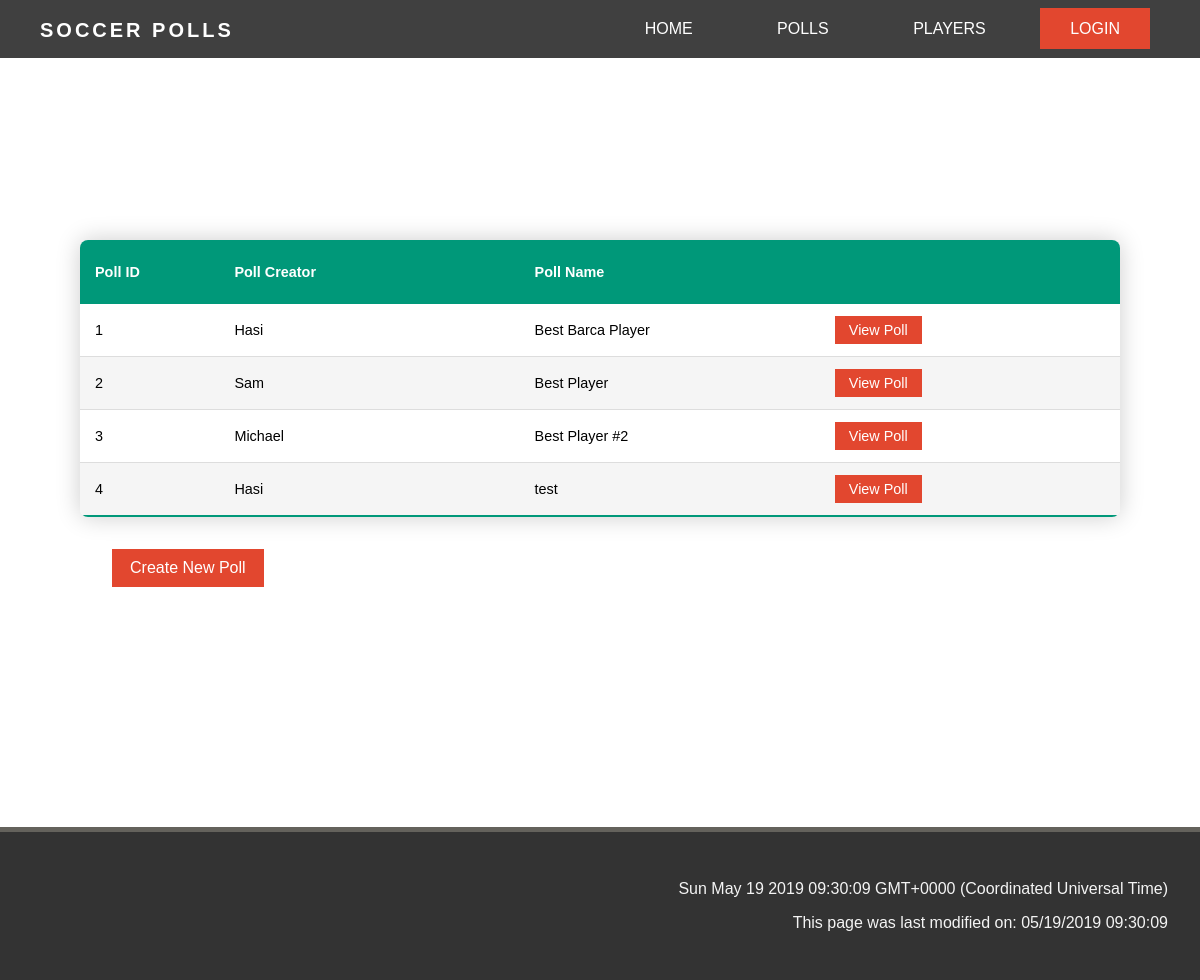
Before: /polllist with the older database file.
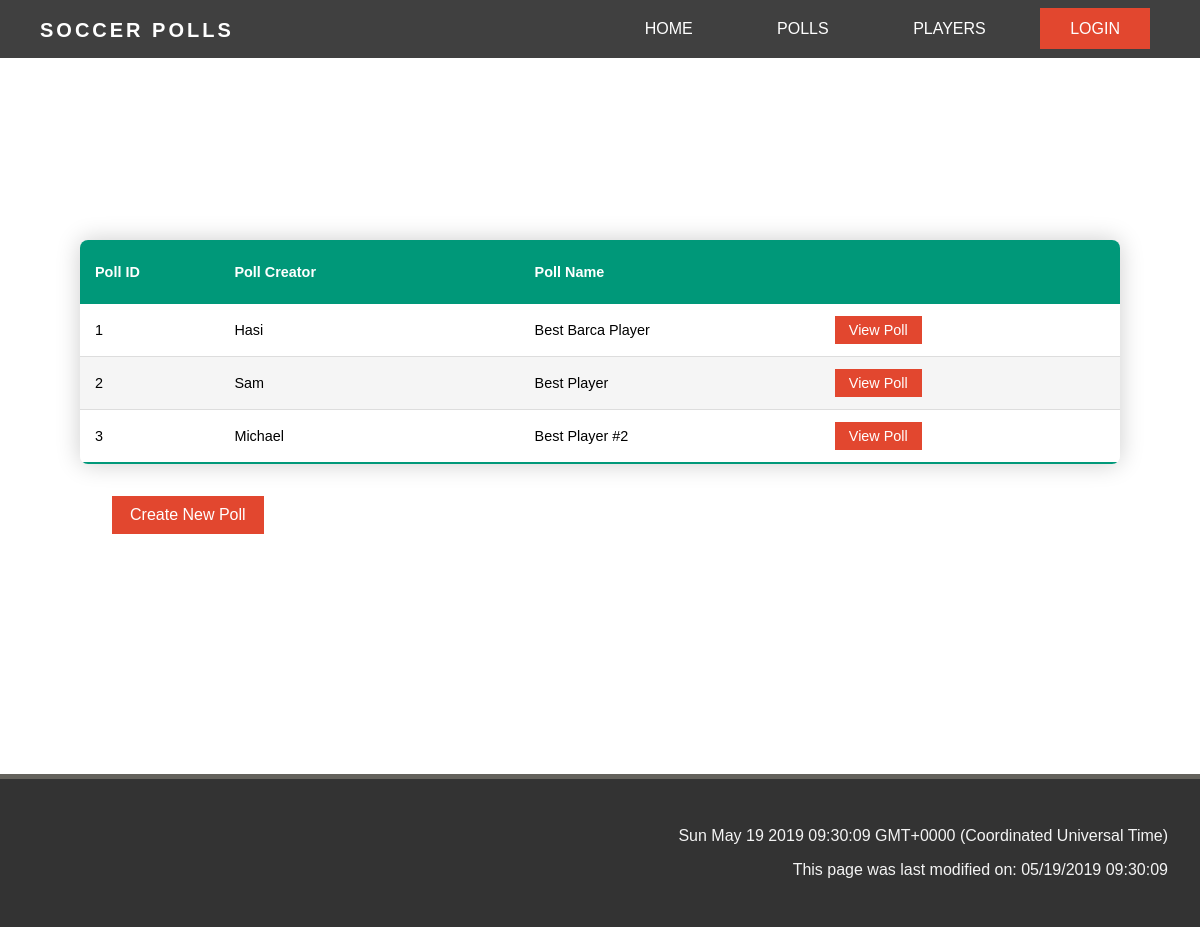
After: the same page with the newer database file.
### app/models.py (models this page shows, shortened)
class Polls(db.Model):
    pollid = db.Column(db.Integer, primary_key=True)
    pollname = db.Column(db.String(64), index=True, unique=False)
    creatorid = db.Column(db.Integer, db.ForeignKey('user.id'))

class User(UserMixin, db.Model):
    id = db.Column(db.Integer, primary_key=True)
    username = db.Column(db.String(64), index=True, unique=True)
    email = db.Column(db.String(120), index=True, unique=True)
    password_hash = db.Column(db.String(128))
    admin = db.Column(db.Boolean, index=False, default=False)
    createdpolls = db.relationship('Polls', backref='creator', lazy='dynamic')
    voter = db.relationship('PollVote', backref='voter', lazy='dynamic')

### app/routes.py (the view)
@app.route('/polllist')
def polllist():
    polls = Polls.query.all()
    return render_template('polllist.html', polllist=polls)

### app/templates/polllist.html (shortened to what this page needs)
{% extends "base2.html" %}
{% block content %}
<div class="table-container">
  <table class="table-content">
    <thead>
      <tr>
        <th>Poll ID</th>
        <th>Poll Creator</th>
        <th>Poll Name</th>
        <th></th>
      </tr>
    </thead>
    <tbody>
      {% for poll in polllist %}
      <tr id=poll.pollid>
        <td>{{ poll.pollid }} </td>
        <td class="fix-size">{{ poll.creator.username }}</td>
        <td class="fix-size">{{ poll.pollname }}</td>
        <td class="fix-size"><a href="{{ url_for('poll', pollid=poll.pollid) }}" class="tablebtn">View Poll </a></td>
      </tr>
      {% endfor %}
  </table>
  <a href="{{ url_for('pollcreate')}}" class="otherbtn">Create New Poll </a>
</div>
{% endblock %}

Changed rows visible on the page:
removed Polls: pollid "4", creator.username "Hasi", pollname "test"
